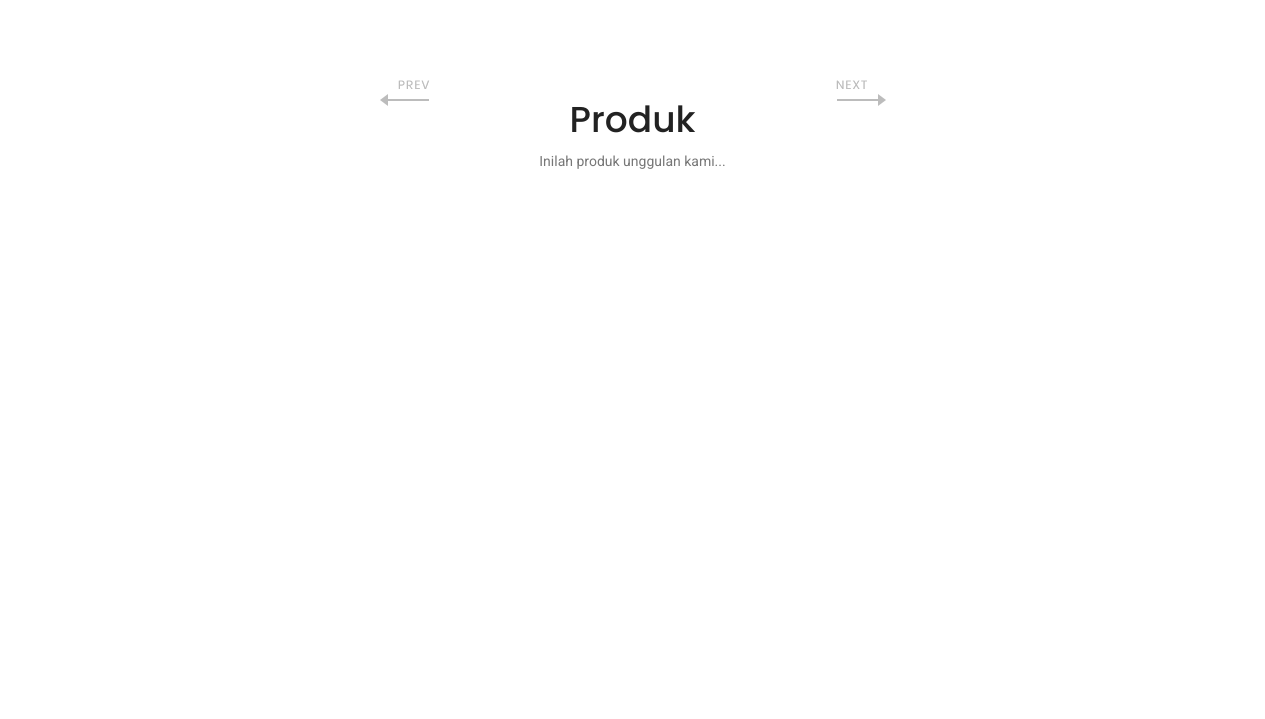
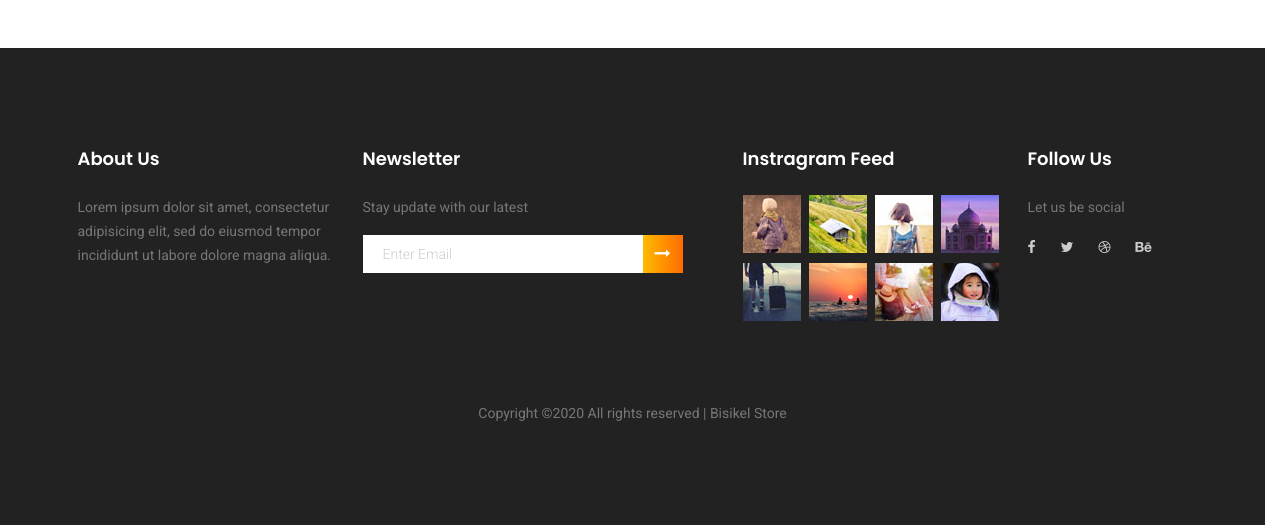
The page /User/Home (lower part) on the database as committed earlier (2 pictures, top to bottom).
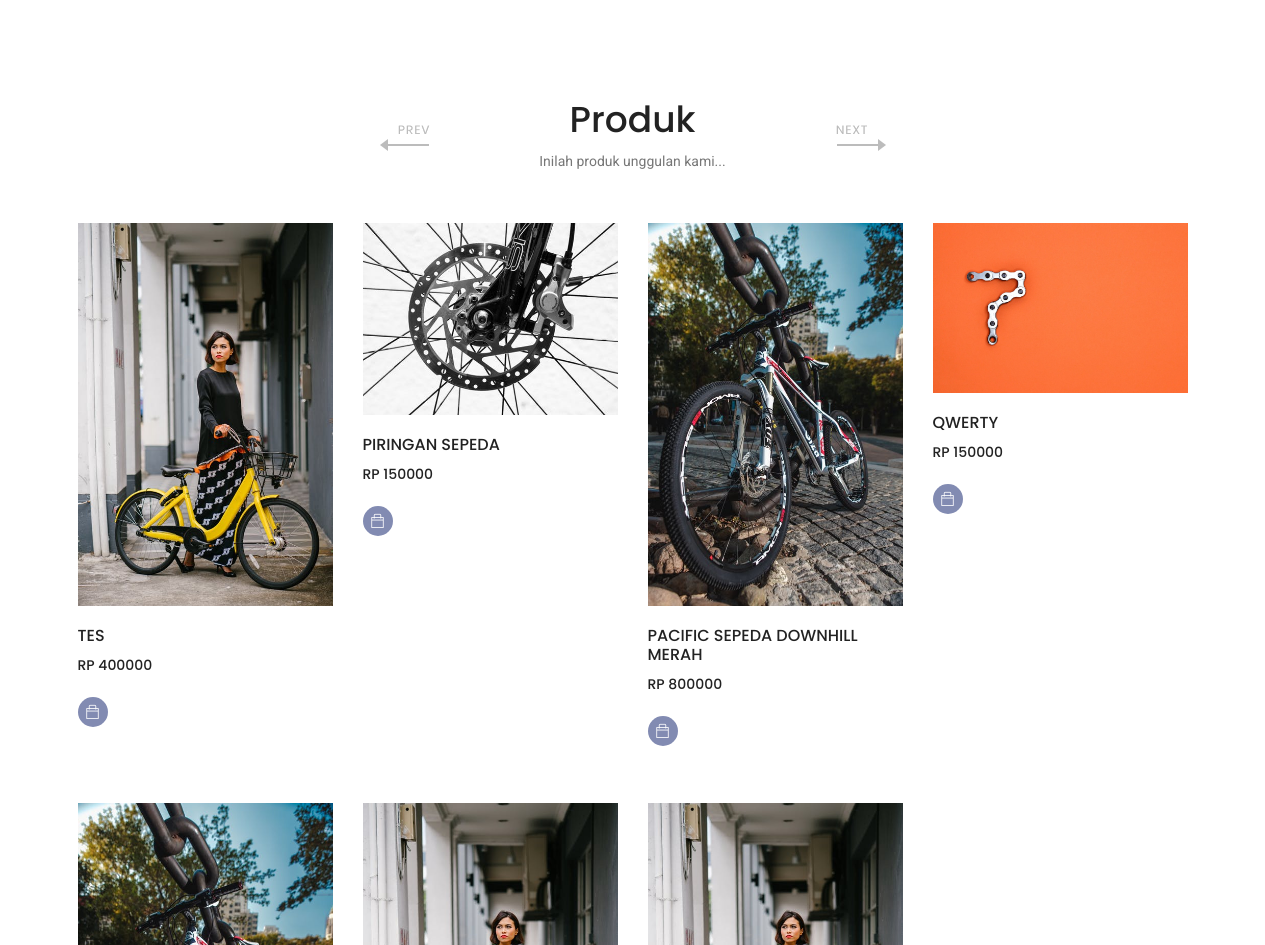
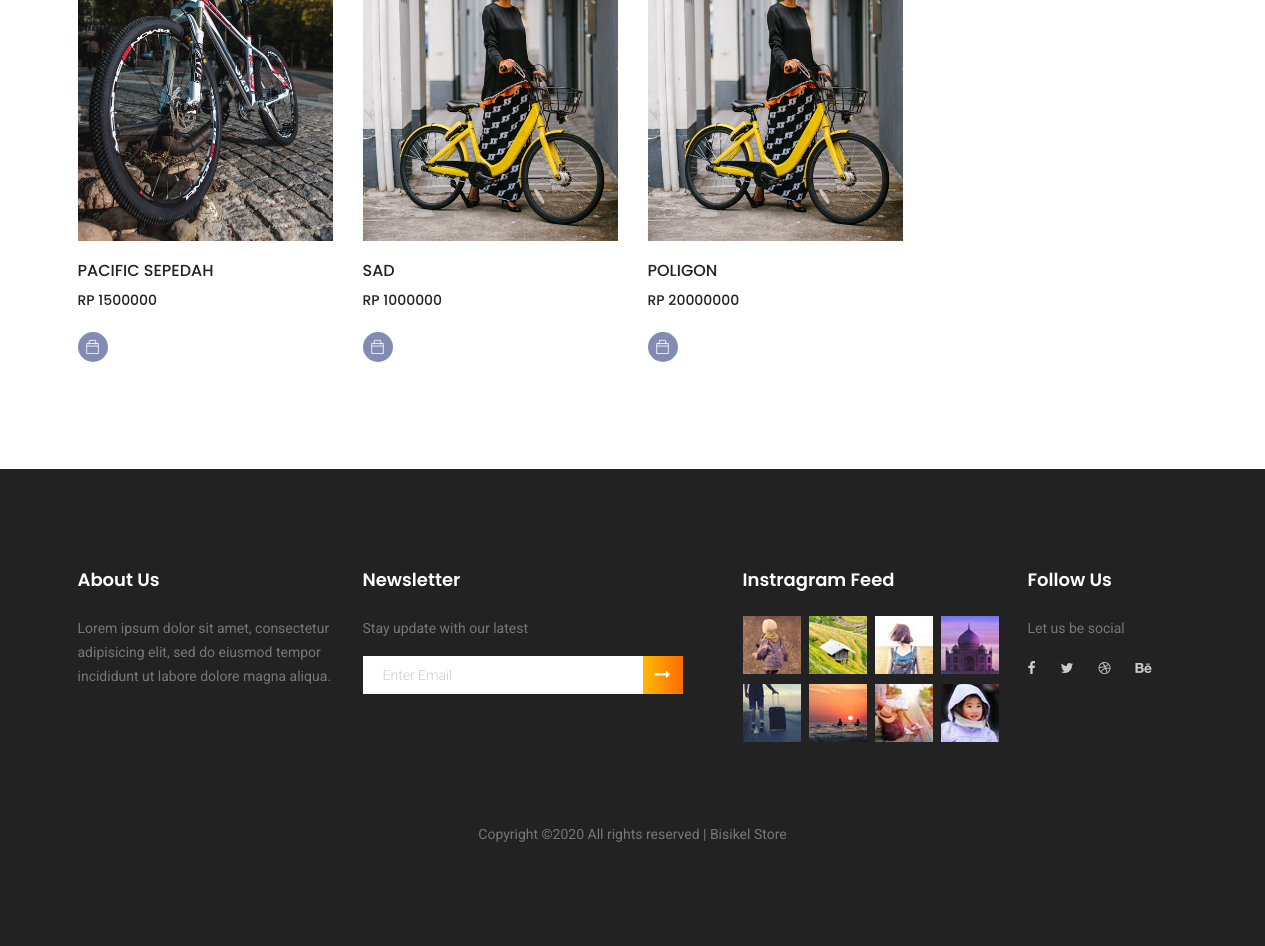
The same page on the database as committed later (2 pictures, top to bottom).
### tables this page shows
CREATE TABLE `tbl_brg` (
  `id_brg` bigint(20) NOT NULL,
  `nama_brg` varchar(191) NOT NULL DEFAULT '',
  `harga_brg` varchar(25) NOT NULL DEFAULT '',
  `stok` varchar(191) NOT NULL DEFAULT '0',
  `photo_brg` varchar(255) DEFAULT 'default.png',
  `deskripsi` text DEFAULT NULL,
  `id_status` int(1) DEFAULT NULL COMMENT '1 = ada.2 = kosong',
  `id_brand` int(11) DEFAULT NULL,
  `id_kategori_brg` int(11) DEFAULT NULL
);

### application/libraries/LibOwner.php (called while the page is built, shortened)
<?php
class LibOwner
{
	protected $ci;
	public function __construct()
	{
        $this->ci =& get_instance();
	}
	public function pageUser($content, $data = NULL)
	{
	    $datas = [
	    	'header' => $this->ci->load->view('User/Components/header', $data, true),
	    	'topbar' => $this->ci->load->view('User/Components/topbar', $data, true),
	    	'content' => $this->ci->load->view('User/'.$content, $data, true),
	    ];
	    return $this->ci->load->view('User/index', $datas);
	}
}

### application/controllers/User/Home.php (called while the page is built, shortened)
<?php
class Home extends CI_Controller {
	public function index()
	{
		$data['brg'] = $this->all->mengambil('tbl_brg')->result();
		$this->lo->pageUser('dashboard', $data);
	}
}

### index.php (called while the page is built, shortened)
<?php
require_once BASEPATH.'core/CodeIgniter.php';

### application/models/All_mod.php (called while the page is built, shortened)
<?php
class All_mod extends CI_Model {
	public function mengambil($table, $where = NULL, $limit = NULL, $like = NULL)
	{
		return $this->db->get($table);
	}
}

### application/views/User/dashboard.php (the view, shortened to what this page needs)
<section class="category-area">
	<div class="container">
		<div class="row justify-content-center">
			<div class="col-lg-8 col-md-12">
				<div class="row">
					<div class="col-lg-4 col-md-4">
					</div>
					<div class="col-lg-8 col-md-8">
					</div>
				</div>
			</div>
			<div class="col-lg-4 col-md-6">
			</div>
		</div>
	</div>
</section>
<section class="owl-carousel active-product-area section_gap">
	<div class="single-product-slider">
		<div class="container">
			<div class="row justify-content-center">
				<div class="col-lg-6 text-center">
					<div class="section-title">
						<h1>Produk</h1>
						<p>Inilah produk unggulan kami...</p>
					</div>
				</div>
			</div>
			<div class="row">
				<?php
					foreach ($brg as $q) :
				?>
				<div class="col-lg-3 col-md-6">
					<div class="single-product">
						<img class="img-fluid" src="<?= site_url('assets/img/barang/').$q->photo_brg ?>" width="150px" height="200px">
						<div class="product-details">
							<h6><?= $q->nama_brg ?></h6>
							<div class="price">
								<h6>Rp <?= $q->harga_brg ?></h6>
							</div>
							<div class="prd-bottom ">
								<a href="<?= site_url('User/Produk/detail/').$q->id_brg ?>" class="social-info">
									<span class="ti-bag"></span>
								</a>
							</div>
						</div>
					</div>
				</div>
				<?php endforeach; ?>
			</div>
		</div>
	</div>
</section>

### application/views/User/Components/header.php (shortened to what this page needs)
<link rel="stylesheet" href="<?= site_url('assets/User/') ?>css/linearicons.css">
<link rel="stylesheet" href="<?= site_url('assets/User/') ?>css/font-awesome.min.css">
<link rel="stylesheet" href="<?= site_url('assets/User/') ?>css/themify-icons.css">
<link rel="stylesheet" href="<?= site_url('assets/User/') ?>css/bootstrap.css">
<link rel="stylesheet" href="<?= site_url('assets/User/') ?>css/owl.carousel.css">
<link rel="stylesheet" href="<?= site_url('assets/User/') ?>css/nice-select.css">
<link rel="stylesheet" href="<?= site_url('assets/User/') ?>css/nouislider.min.css">
<link rel="stylesheet" href="<?= site_url('assets/User/') ?>css/ion.rangeSlider.css" />
<link rel="stylesheet" href="<?= site_url('assets/User/') ?>css/ion.rangeSlider.skinFlat.css" />
<link rel="stylesheet" href="<?= site_url('assets/User/') ?>css/magnific-popup.css">
<link rel="stylesheet" href="<?= site_url('assets/User/') ?>css/main.css">

### application/views/User/index.php (shortened to what this page needs)
<!DOCTYPE html>
<html lang="zxx" class="no-js">
<head>
	<?= $header ?>
</head>
<body>
	<?= $content ?>
	<footer class="footer-area section_gap">
		<div class="container">
			<div class="row">
				<div class="col-lg-3  col-md-6 col-sm-6">
					<div class="single-footer-widget">
						<h6>About Us</h6>
						<p>
							Lorem ipsum dolor sit amet, consectetur adipisicing elit, sed do eiusmod tempor incididunt ut labore dolore
							magna aliqua.
						</p>
					</div>
				</div>
				<div class="col-lg-4  col-md-6 col-sm-6">
					<div class="single-footer-widget">
						<h6>Newsletter</h6>
						<p>Stay update with our latest</p>
						<div class="" id="mc_embed_signup">
							<form target="_blank" novalidate="true" action="https://spondonit.us12.list-manage.com/subscribe/post?u=1462626880ade1ac87bd9c93a&amp;id=92a4423d01"
							 method="get" class="form-inline">
								<div class="d-flex flex-row">
									<input class="form-control" name="EMAIL" placeholder="Enter Email" onfocus="this.placeholder = ''" onblur="this.placeholder = 'Enter Email '"
									 required="" type="email">
									<button class="click-btn btn btn-default"><i class="fa fa-long-arrow-right" aria-hidden="true"></i></button>
								</div>
							</form>
						</div>
					</div>
				</div>
				<div class="col-lg-3  col-md-6 col-sm-6">
					<div class="single-footer-widget mail-chimp">
						<h6 class="mb-20">Instragram Feed</h6>
						<ul class="instafeed d-flex flex-wrap">
							<li><img src="<?= site_url('assets/User/') ?>img/i1.jpg" alt=""></li>
							<li><img src="<?= site_url('assets/User/') ?>img/i2.jpg" alt=""></li>
							<li><img src="<?= site_url('assets/User/') ?>img/i3.jpg" alt=""></li>
							<li><img src="<?= site_url('assets/User/') ?>img/i4.jpg" alt=""></li>
							<li><img src="<?= site_url('assets/User/') ?>img/i5.jpg" alt=""></li>
							<li><img src="<?= site_url('assets/User/') ?>img/i6.jpg" alt=""></li>
							<li><img src="<?= site_url('assets/User/') ?>img/i7.jpg" alt=""></li>
							<li><img src="<?= site_url('assets/User/') ?>img/i8.jpg" alt=""></li>
						</ul>
					</div>
				</div>
				<div class="col-lg-2 col-md-6 col-sm-6">
					<div class="single-footer-widget">
						<h6>Follow Us</h6>
						<p>Let us be social</p>
						<div class="footer-social d-flex align-items-center">
							<a href="#"><i class="fa fa-facebook"></i></a>
							<a href="#"><i class="fa fa-twitter"></i></a>
							<a href="#"><i class="fa fa-dribbble"></i></a>
							<a href="#"><i class="fa fa-behance"></i></a>
						</div>
					</div>
				</div>
			</div>
			<div class="footer-bottom d-flex justify-content-center align-items-center flex-wrap">
				<p class="footer-text m-0">
Copyright &copy;<script>document.write(new Date().getFullYear());</script> All rights reserved | Bisikel Store
</p>
			</div>
		</div>
	</footer>
</body>
</html>

Rows that differ between the two databases and show on the page:
added tbl_brg: photo_brg (picture), nama_brg "TES", harga_brg "400000"
added tbl_brg: photo_brg (picture), nama_brg "PIRINGAN SEPEDA", harga_brg "150000"
added tbl_brg: photo_brg (picture), nama_brg "PACIFIC SEPEDA DOWNHILL MERAH", harga_brg "800000"
added tbl_brg: photo_brg (picture), nama_brg "QWERTY", harga_brg "150000"
added tbl_brg: photo_brg (picture), nama_brg "PACIFIC SEPEDAH", harga_brg "1500000"
added tbl_brg: photo_brg (picture), nama_brg "SAD", harga_brg "1000000"
added tbl_brg: photo_brg (picture), nama_brg "POLIGON", harga_brg "20000000"
